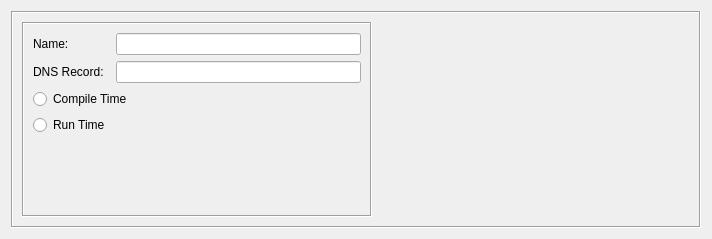
<?xml version="1.0" encoding="UTF-8"?>
<ui version="4.0">
 <class>DNSNameDialog_q</class>
 <widget class="QWidget" name="DNSNameDialog_q">
  <property name="geometry">
   <rect>
    <x>0</x>
    <y>0</y>
    <width>712</width>
    <height>239</height>
   </rect>
  </property>
  <property name="windowTitle">
   <string>DNS Name</string>
  </property>
  <layout class="QGridLayout" name="gridLayout_101">
   <item row="0" column="0">
    <widget class="QFrame" name="frame7">
     <property name="frameShape">
      <enum>QFrame::Box</enum>
     </property>
     <property name="frameShadow">
      <enum>QFrame::Sunken</enum>
     </property>
     <layout class="QHBoxLayout" name="horizontalLayout">
      <item>
       <widget class="QFrame" name="frame17">
        <property name="sizePolicy">
         <sizepolicy hsizetype="Fixed" vsizetype="Preferred">
          <horstretch>0</horstretch>
          <verstretch>0</verstretch>
         </sizepolicy>
        </property>
        <property name="minimumSize">
         <size>
          <width>350</width>
          <height>16</height>
         </size>
        </property>
        <property name="maximumSize">
         <size>
          <width>350</width>
          <height>16777215</height>
         </size>
        </property>
        <property name="frameShape">
         <enum>QFrame::Box</enum>
        </property>
        <property name="frameShadow">
         <enum>QFrame::Sunken</enum>
        </property>
        <layout class="QGridLayout" name="gridLayout">
         <item row="0" column="0">
          <widget class="QLabel" name="textLabel1">
           <property name="text">
            <string>Name:</string>
           </property>
           <property name="wordWrap">
            <bool>false</bool>
           </property>
          </widget>
         </item>
         <item row="0" column="1">
          <widget class="QLineEdit" name="obj_name">
           <property name="sizePolicy">
            <sizepolicy hsizetype="Preferred" vsizetype="Fixed">
             <horstretch>1</horstretch>
             <verstretch>0</verstretch>
            </sizepolicy>
           </property>
           <property name="minimumSize">
            <size>
             <width>0</width>
             <height>0</height>
            </size>
           </property>
          </widget>
         </item>
         <item row="1" column="0">
          <widget class="QLabel" name="textLabel2_2">
           <property name="text">
            <string>DNS Record:</string>
           </property>
           <property name="wordWrap">
            <bool>false</bool>
           </property>
          </widget>
         </item>
         <item row="1" column="1">
          <widget class="QLineEdit" name="dnsrec">
           <property name="sizePolicy">
            <sizepolicy hsizetype="Preferred" vsizetype="Fixed">
             <horstretch>0</horstretch>
             <verstretch>0</verstretch>
            </sizepolicy>
           </property>
           <property name="minimumSize">
            <size>
             <width>0</width>
             <height>0</height>
            </size>
           </property>
           <property name="toolTip">
            <string>DNS 'A' record name entered in this input field will be converted to
IP address using DNS query during policy compilation if checkbox 
&quot;Compile time&quot; is turned on, or during firewall policy activation if 
&quot;Run Time&quot; mode is used. This field can be automatically populated 
using object name, this is controlled by an option in the global 
Preferences dialog, tab &quot;Objects&quot;</string>
           </property>
          </widget>
         </item>
         <item row="2" column="0" colspan="2">
          <widget class="QRadioButton" name="r_compiletime">
           <property name="text">
            <string>Compile Time</string>
           </property>
          </widget>
         </item>
         <item row="3" column="0">
          <widget class="QRadioButton" name="r_runtime">
           <property name="text">
            <string>Run Time</string>
           </property>
          </widget>
         </item>
         <item row="4" column="0">
          <spacer name="verticalSpacer">
           <property name="orientation">
            <enum>Qt::Vertical</enum>
           </property>
           <property name="sizeHint" stdset="0">
            <size>
             <width>20</width>
             <height>66</height>
            </size>
           </property>
          </spacer>
         </item>
        </layout>
       </widget>
      </item>
      <item>
       <widget class="CommentKeywords" name="commentKeywords" native="true">
        <property name="sizePolicy">
         <sizepolicy hsizetype="Expanding" vsizetype="Expanding">
          <horstretch>0</horstretch>
          <verstretch>0</verstretch>
         </sizepolicy>
        </property>
       </widget>
      </item>
     </layout>
    </widget>
   </item>
  </layout>
 </widget>
 <customwidgets>
  <customwidget>
   <class>CommentKeywords</class>
   <extends>QWidget</extends>
   <header>CommentKeywords.h</header>
   <container>1</container>
  </customwidget>
 </customwidgets>
 <tabstops>
  <tabstop>obj_name</tabstop>
  <tabstop>dnsrec</tabstop>
  <tabstop>r_runtime</tabstop>
 </tabstops>
 <resources>
  <include location="MainRes.qrc"/>
 </resources>
 <connections/>
 <slots>
  <slot>copyNameToRecord()</slot>
 </slots>
</ui>
